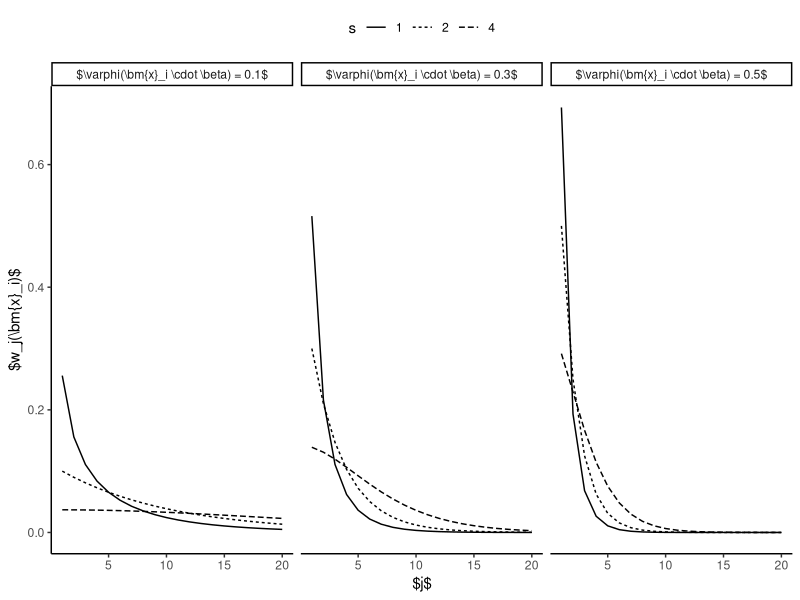
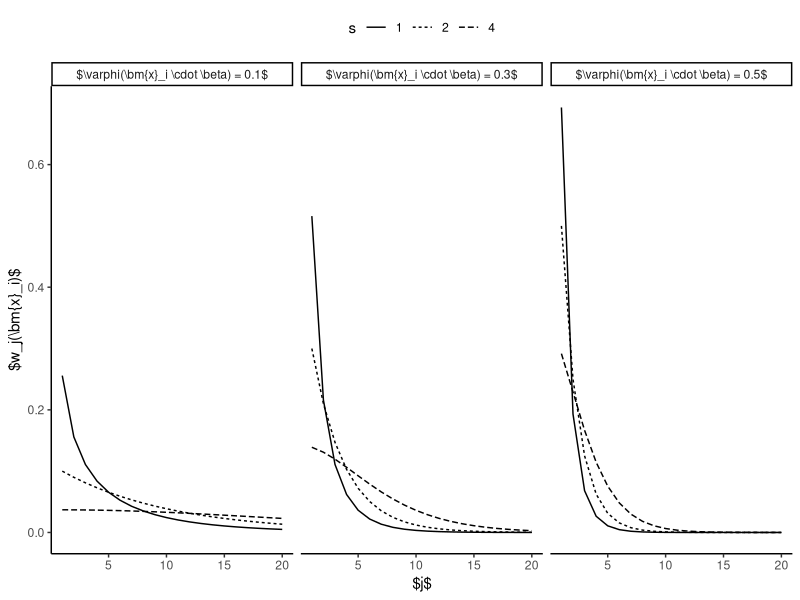

The R source for these figures, in order:
library(ggplot2)
library(svglite)
library(hypergeo)

# Replicate the underlying data
df <-
    expand.grid(
        j = 1:20,
        s = c(1, 2, 4),
        p = c(0.1, 0.3, 0.5)
    ) |>
    dplyr::mutate(
        w = 1 / j * choose(j + s - 2, j - 1) * p^s * (1 - p)^(j - 1) * Re(hypergeo(j + s - 1, 1, j + 1, 1 - p)),
        p_str = paste0("$\\varphi(\\bm{x}_i \\cdot \\beta) = ", p, "$"),
        s_str = as.character(s)
    )

# Replicate the plot
p <- 
    df |>
    ggplot(aes(x = j, y = w, group = s_str, linetype = s_str)) + 
    facet_grid(cols = vars(p_str)) +
    geom_line() +
    labs(x = "$j$", y = "$w_j(\\bm{x}_i)$", linetype = "s") +
    theme_classic() +
    theme(legend.position = "top")
p

# Save the plot in svg format
ggsave("dgpm-weights.svg", plot = p, width = 6 * 4 / 5, height = 3 * 4 / 5)
